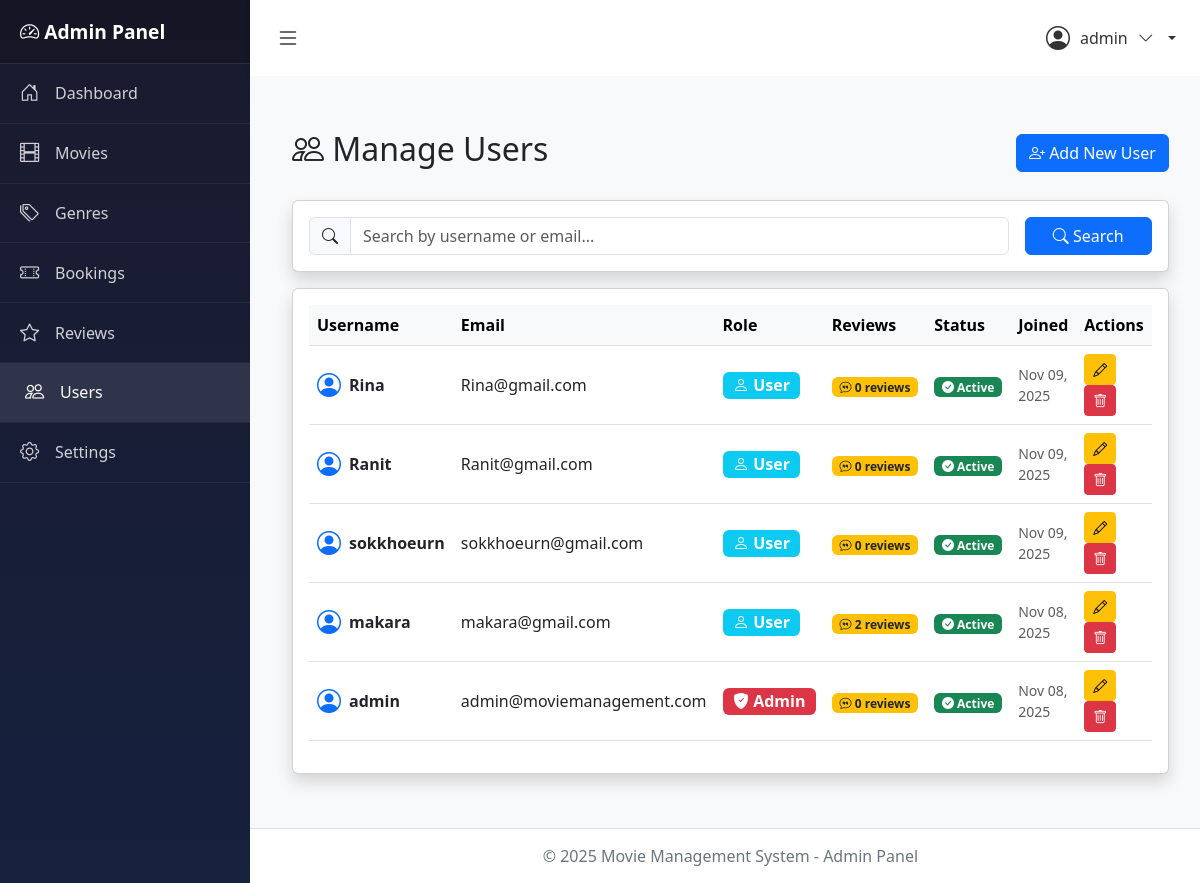
The page /dashboard/users/ (signed in) on the database its author committed.
### accounts/models.py (models this page shows, shortened)
class Account(AbstractUser):
    ROLE_CHOICES = (
        ('admin', 'Admin'),
        ('user', 'User'),
    )
    role = models.CharField(max_length=10, choices=ROLE_CHOICES, default='user')
    created_at = models.DateTimeField(auto_now_add=True)
    updated_at = models.DateTimeField(auto_now=True)
    class Meta:
        db_table = 'accounts'
        verbose_name = 'Account'
        verbose_name_plural = 'Accounts'
    def is_admin(self):
        return self.role == 'admin'

### movies/views.py (the view)
# urls.py: path('dashboard/users/', views.manage_users, name='manage_users'),
@login_required
def manage_users(request):
    if not request.user.is_admin():
        messages.error(request, 'Access denied! Admin only.')
        return redirect('home')
    users = Account.objects.all().order_by('-created_at')
    search_query = request.GET.get('search', '')
    if search_query:
        users = users.filter(
            Q(username__icontains=search_query) |
            Q(email__icontains=search_query)
        )
    context = {
        'users': users,
        'search_query': search_query,
    }
    return render(request, 'Admin/manage_users.html', context)

### movies/context_processors.py (called while the page is built)
def site_settings(request):
    settings = SiteSetting.get_settings()
    return {
        'site_settings': settings,
    }

### movies/models.py (called while the page is built)
    @classmethod
    def get_settings(cls):
        settings, created = cls.objects.get_or_create(id=1)
        return settings

### movies/templates/Admin/manage_users.html (shortened to what this page needs)
{% extends 'Admin/base_admin.html' %}
{% block content %}
<div class="container-fluid my-4">
    <div class="d-flex justify-content-between align-items-center mb-4">
        <h2><i class="bi bi-people"></i> Manage Users</h2>
        <button type="button" class="btn btn-primary" data-bs-toggle="modal" data-bs-target="#addUserModal">
            <i class="bi bi-person-plus"></i> Add New User
        </button>
    </div>
    <div class="card shadow mb-3">
        <div class="card-body">
            <form method="get" class="row g-3">
                <div class="col-md-10">
                    <div class="input-group">
                        <span class="input-group-text"><i class="bi bi-search"></i></span>
                        <input type="text" name="search" class="form-control" placeholder="Search by username or email..." value="{{ search_query }}">
                    </div>
                </div>
                <div class="col-md-2">
                    <button type="submit" class="btn btn-primary w-100">
                        <i class="bi bi-search"></i> Search
                    </button>
                </div>
            </form>
        </div>
    </div>
    <div class="card shadow">
        <div class="card-body">
            <div class="table-responsive">
                <table class="table table-hover align-middle">
                    <thead class="table-light">
                        <tr>
                            <th>Username</th>
                            <th>Email</th>
                            <th>Role</th>
                            <th>Reviews</th>
                            <th>Status</th>
                            <th>Joined</th>
                            <th>Actions</th>
                        </tr>
                    </thead>
                    <tbody>
                        {% for user in users %}
                        <tr>
                            <td>
                                <div class="d-flex align-items-center">
                                    <i class="bi bi-person-circle text-primary fs-4 me-2"></i>
                                    <strong>{{ user.username }}</strong>
                                </div>
                            </td>
                            <td>{{ user.email }}</td>
                            <td>
                                <span class="badge bg-{% if user.role == 'admin' %}danger{% else %}info{% endif %} fs-6">
                                    {% if user.role == 'admin' %}
                                        <i class="bi bi-shield-fill-check"></i>
                                    {% else %}
                                        <i class="bi bi-person"></i>
                                    {% endif %}
                                    {{ user.get_role_display }}
                                </span>
                            </td>
                            <td>
                                <span class="badge bg-warning text-dark">
                                    <i class="bi bi-chat-quote"></i> {{ user.reviews.count }} review{{ user.reviews.count|pluralize }}
                                </span>
                            </td>
                            <td>
                                {% if user.is_active %}
                                    <span class="badge bg-success">
                                        <i class="bi bi-check-circle-fill"></i> Active
                                    </span>
                                {% else %}
                                    <span class="badge bg-danger">
                                        <i class="bi bi-x-circle-fill"></i> Inactive
                                    </span>
                                {% endif %}
                            </td>
                            <td class="text-muted small">{{ user.created_at|date:"M d, Y" }}</td>
                            <td>
                                <button type="button" class="btn btn-sm btn-warning" data-bs-toggle="modal" data-bs-target="#editUserModal{{ user.id }}" title="Edit">
                                    <i class="bi bi-pencil"></i>
                                </button>
                                <a href="{% url 'delete_account' user.id %}" class="btn btn-sm btn-danger" onclick="return confirm('Are you sure?')" title="Delete">
                                    <i class="bi bi-trash"></i>
                                </a>
                            </td>
                        </tr>
                        {% endfor %}
                    </tbody>
                </table>
            </div>
        </div>
    </div>
</div>
{% endblock %}

### movies/templates/Admin/base_admin.html (shortened to what this page needs)
<!DOCTYPE html>
<html lang="en">
<head>
    <link href="https://cdn.jsdelivr.net/npm/bootstrap@5.3.0/dist/css/bootstrap.min.css" rel="stylesheet">
    <link href="https://cdn.jsdelivr.net/npm/bootstrap-icons@1.10.0/font/bootstrap-icons.css" rel="stylesheet">
</head>
<body>
    <div class="wrapper">
        <nav class="sidebar" id="sidebar">
            <div class="sidebar-header">
                <h3>
                    <i class="bi bi-speedometer2"></i>
                    <span>Admin Panel</span>
                </h3>
            </div>
            <ul class="sidebar-menu">
                <li>
                    <a href="{% url 'admin_dashboard' %}" class="{% if request.resolver_match.url_name == 'admin_dashboard' %}active{% endif %}">
                        <i class="bi bi-house-door"></i>
                        <span>Dashboard</span>
                    </a>
                </li>
                <li>
                    <a href="{% url 'manage_movies' %}" class="{% if 'movies' in request.path and request.resolver_match.url_name != 'admin_dashboard' %}active{% endif %}">
                        <i class="bi bi-film"></i>
                        <span>Movies</span>
                    </a>
                </li>
                <li>
                    <a href="{% url 'manage_genres' %}" class="{% if 'genres' in request.path %}active{% endif %}">
                        <i class="bi bi-tags"></i>
                        <span>Genres</span>
                    </a>
                </li>
                <li>
                    <a href="{% url 'manage_bookings' %}" class="{% if 'bookings' in request.path %}active{% endif %}">
                        <i class="bi bi-ticket-perforated"></i>
                        <span>Bookings</span>
                    </a>
                </li>
                <li>
                    <a href="{% url 'manage_reviews' %}" class="{% if 'reviews' in request.path %}active{% endif %}">
                        <i class="bi bi-star"></i>
                        <span>Reviews</span>
                    </a>
                </li>
                <li>
                    <a href="{% url 'manage_users' %}" class="{% if 'users' in request.path %}active{% endif %}">
                        <i class="bi bi-people"></i>
                        <span>Users</span>
                    </a>
                </li>
                <li>
                    <a href="{% url 'admin_settings' %}" class="{% if request.resolver_match.url_name == 'admin_settings' %}active{% endif %}">
                        <i class="bi bi-gear"></i>
                        <span>Settings</span>
                    </a>
                </li>
            </ul>
        </nav>
        <div class="content">
            <div class="top-navbar">
                <button class="toggle-sidebar" onclick="toggleSidebar()">
                    <i class="bi bi-list"></i>
                </button>
                <div class="user-info">
                    <div class="dropdown">
                        <a href="#" class="dropdown-toggle" data-bs-toggle="dropdown">
                            <i class="bi bi-person-circle" style="font-size: 1.5rem;"></i>
                            <span>{{ user.username }}</span>
                            <i class="bi bi-chevron-down"></i>
                        </a>
                    </div>
                </div>
            </div>
            <div class="main-content">
                {% block content %}{% endblock %}
            </div>
            <footer class="admin-footer">
                <p class="mb-0">&copy; 2025 Movie Management System - Admin Panel</p>
            </footer>
        </div>
    </div>
    {% load static %}
</body>
</html>

### movies/templates/Admin/base_admin.html (style rules this page uses)
body { min-height: 100vh; display: flex; flex-direction: column; }
.wrapper { display: flex; flex: 1; }
.sidebar { min-width: 250px; max-width: 250px; background: linear-gradient(180deg, #1a1a2e 0%, #16213e 100%); color: white; transition: all 0.3s; box-shadow: 2px 0 5px rgba(0,0,0,0.1); }
.sidebar-header { padding: 20px; background: rgba(0,0,0,0.2); border-bottom: 1px solid rgba(255,255,255,0.1); }
.sidebar-header h3 { font-size: 1.2rem; margin: 0; font-weight: 600; }
.sidebar-menu { padding: 0; list-style: none; }
.sidebar-menu li { border-bottom: 1px solid rgba(255,255,255,0.05); }
.sidebar-menu a { display: flex; align-items: center; padding: 15px 20px; color: rgba(255,255,255,0.8); text-decoration: none; transition: all 0.3s; }
.sidebar-menu a:hover, .sidebar-menu a.active { background: rgba(255,255,255,0.1); color: white; padding-left: 25px; }
.sidebar-menu a i { font-size: 1.2rem; margin-right: 10px; min-width: 25px; }
.content { flex: 1; display: flex; flex-direction: column; }
.top-navbar { background: white; box-shadow: 0 2px 5px rgba(0,0,0,0.1); padding: 15px 20px; display: flex; justify-content: space-between; align-items: center; }
.toggle-sidebar { background: none; border: none; font-size: 1.5rem; cursor: pointer; color: #333; }
.user-info { display: flex; align-items: center; gap: 15px; }
.user-info .dropdown-toggle { display: flex; align-items: center; gap: 10px; text-decoration: none; color: #333; padding: 5px 15px; border-radius: 5px; transition: background 0.3s; }
.main-content { flex: 1; padding: 30px; background: #f8f9fa; overflow-y: auto; }
.admin-footer { background: white; padding: 15px 30px; text-align: center; border-top: 1px solid #dee2e6; color: #6c757d; }

### rows shown on the page
Account: username "admin", email "admin@moviemanagement.com", role "Admin", reviews.count "0", is_active True (drawn), created_at "Nov 08, 2025"
Account: username "Rina", email "Rina@gmail.com", role "User", reviews.count "0", is_active True (drawn), created_at "Nov 09, 2025"
Account: username "Ranit", email "Ranit@gmail.com", role "User", reviews.count "0", is_active True (drawn), created_at "Nov 09, 2025"
Account: username "sokkhoeurn", email "sokkhoeurn@gmail.com", role "User", reviews.count "0", is_active True (drawn), created_at "Nov 09, 2025"
Account: username "makara", email "makara@gmail.com", role "User", reviews.count "2", is_active True (drawn), created_at "Nov 08, 2025"
